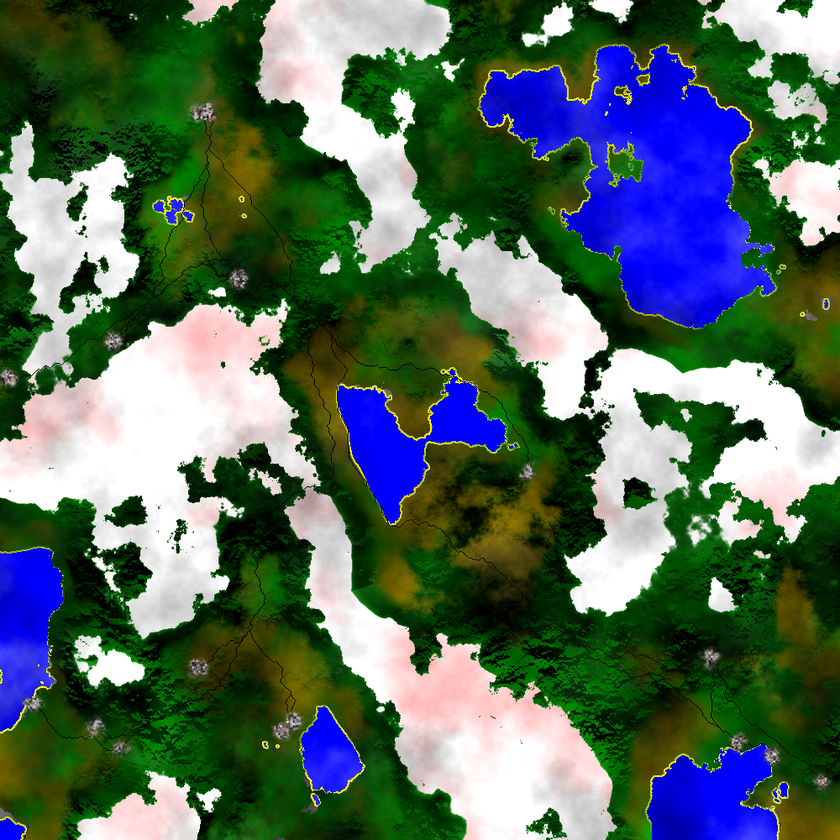
#> input picture 2D/bin/texture_finale.png, 840 x 840 px, shrunk from 1000 x 1000 before the run
$ python Interpolation2.py
#> lines starting #> are read from the running program, lines starting #| are printed output that depends on the picture; after the words box and inside, x2 and y2 are one past the last pixel; in counts of white or black regions, pixels touching at a corner belong together
### 2D/bin/plaquage/Interpolation.py
import cv2
import numpy as np
import matplotlib.pyplot as plt
from numpy.core.fromnumeric import shape
from scipy import interpolate,ndimage,sparse,stats

def create_background(patch_background_elem,l,L):
    """ Creer le background de taille l*L a partir du un patch de texture

    Args:
        patch_background_elem (numpy.ndarray): patch de texture
        l (int): taille en ligne
        L (int): taille en colonne

    Returns:
        numpy.ndarray: l'environnement creer
    """
    ###### Creation du background
    patch_colonne = np.copy(patch_background_elem)
    for i in range(L):
        patch_colonne = np.concatenate((patch_colonne,patch_background_elem),axis=0)

    environnement = np.copy(patch_colonne)
    for i in range(l):
        environnement = np.concatenate((environnement,patch_colonne),axis=1)
    return environnement

# [18 lines left out: function selection_chemin, not called in this run]

def selection_chemin2(chemin,environnement):
    """Selection interactif de points

    Args:
        environnement (numpy.ndarray): background
        max_longeur_chemin (int): taille maximal avant l'arret interactif

    Returns:
        List[Tuple[float,float]]: points-> points selectionner
        Figure                  : fig -> figure
        SubplotBase             : ax -> ax de la figure
    """
    fig  = plt.figure(figsize=(13, 7), dpi=150)
    ax = plt.subplot(1,2,1)
    ax.set_title('Selection du chemin')
    ax.imshow(environnement,origin='lower')
    chemins = chemin[:,:,0]
    points = np.argwhere(np.transpose(chemins) == 255)
    points = list(map(tuple,points))
    return points,fig,ax

# [18 lines left out: function interpolation_Splines, not called in this run]

def limite_changer(Chemin_lim,Cercle_index,l,L):
    xlim_d      = Chemin_lim[0].start
    xcercle_d   = Cercle_index[0].start
    xlim_g      = Chemin_lim[0].stop
    xcercle_g   = Cercle_index[0].stop
    ylim_d      = Chemin_lim[1].start
    ycercle_d   = Cercle_index[1].start
    ylim_g      = Chemin_lim[1].stop
    ycercle_g   = Cercle_index[1].stop
    if (Chemin_lim[0].start < 0):
        xcercle_d = -Chemin_lim[0].start
        xlim_d = 0
    if (Chemin_lim[0].stop >= l):
        xcercle_g = Cercle_index[0].stop - (Chemin_lim[0].stop - (l-1))
        xlim_g = l-1
    if (Chemin_lim[1].start < 0):
        ycercle_d = -Chemin_lim[1].start
        ylim_d = 0
    if (Chemin_lim[1].stop >= L):
        ycercle_g = Cercle_index[1].stop - (Chemin_lim[1].stop - (L-1))
        ylim_g = L-1
    return tuple([slice(xlim_d,xlim_g,None),slice(ylim_d,ylim_g,None)]),tuple([slice(xcercle_d,xcercle_g,None),slice(ycercle_d,ycercle_g,None)])

# [33 lines left out: function largeur_R_chemin, not called in this run]

def largeur_R_chemin2(Taille_chemin,environnement,chemin):
    """Creation d'un masque en fonction d'un chemin dans un environnemment

    Args:
        Taille_chemin (int): Taille du chemin voulue en pixels
        environnement (numpy.ndarray): environnement :TODO -> juste mettre la taille
        chemin (List[tuple[float,float]]): Points du chemin

    Returns:
        bsr_matrix: Masque contenant des 1 la où il y a le chemin et 0 sinon
    """
    nbPoint = len(chemin)
    x=np.arange(-Taille_chemin,Taille_chemin+1,1)
    X,Y = np.meshgrid(x,x)
    # Forme autour du points à appliquer
    cercle = X*X+Y*Y < Taille_chemin*Taille_chemin
    #Limite
    [maskl,maskL,_] = environnement.shape

    mask = np.zeros((maskl,maskL))
    for i in range(nbPoint):

        yc = round(chemin[i][0])
        xc = round(chemin[i][1])

        # Verification limite
        Chemin_lim = [slice(xc-Taille_chemin,xc+Taille_chemin+1,None),slice(yc-Taille_chemin,yc+Taille_chemin+1,None)]
        Cercle_index = [slice(0,2*Taille_chemin+1),slice(0,2*Taille_chemin+1)]
        Chemin_lim,Cercle_index = limite_changer(Chemin_lim,Cercle_index,maskl,maskL)
        # Application du masque
        mask[Chemin_lim][cercle[Cercle_index]] = 1
    mask_bsr = sparse.bsr_matrix(mask)
    return mask_bsr

### 2D/bin/Interpolation2.py
import cv2
import numpy as np
import matplotlib.pyplot as plt
from numpy.core.fromnumeric import shape
from scipy import interpolate,ndimage,sparse

from plaquage.Interpolation import create_background,selection_chemin2,largeur_R_chemin2
## Reference du background
patch_background_elem = cv2.imread("texture_finale.png")
#> patch_background_elem is the input picture: shape (840, 840, 3); mean B, G, R 93.1, 106, 83.7
patch_background_elem = cv2.cvtColor(patch_background_elem, cv2.COLOR_BGR2RGB)
Taille_chemin = 5
chemins = cv2.imread("routes.png")
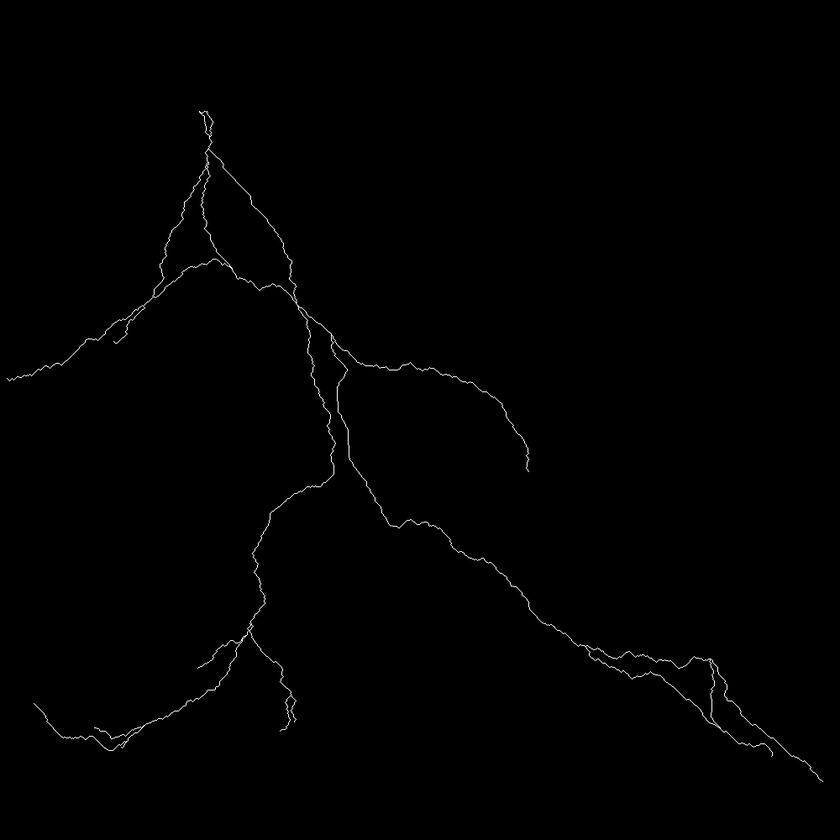
#> input picture 2D/bin/routes.png, 840 x 840 px, shrunk from 1000 x 1000 before the run
#> chemins is the input picture: shape (840, 840, 3); min 0, max 255, mean 1.1
chemins = cv2.cvtColor(chemins, cv2.COLOR_BGR2RGB)
L = 0 #Largeur
l = 0 #Longeur
max_longeur_chemin = 200
nbPoint = 200
######## Taille de patch de background ########
environnement = create_background(patch_background_elem,l,L)
###### Selection des points
points,fig,ax = selection_chemin2(chemins,environnement)
#> in selection_chemin2, `points = np.argwhere(np.transpose(chemins) == 255)`: points = [[126, 741], [142, 727], [200, 112], [298, 306], [719, 727]]
#> in selection_chemin2, `points = list(map(tuple,points))`: points = [(126, 741), (142, 727), (200, 112), (298, 306), (719, 727)]
###### Interpolation du chemin
chemin = points
#> chemin has the same summary as points in selection_chemin2
###### Creation Mask
mask_bsr = largeur_R_chemin2(Taille_chemin,environnement,chemin)
#> in largeur_R_chemin2, `nbPoint = len(chemin)`: nbPoint = 5
#> the loop in largeur_R_chemin2, `for i in range(nbPoint): ` made 5 passes
#> (yc, xc) on passes 1 to 5: (126, 741), (142, 727), (200, 112), (298, 306), (719, 727)
#> after the loop in largeur_R_chemin2, `for i in range(nbPoint):`:
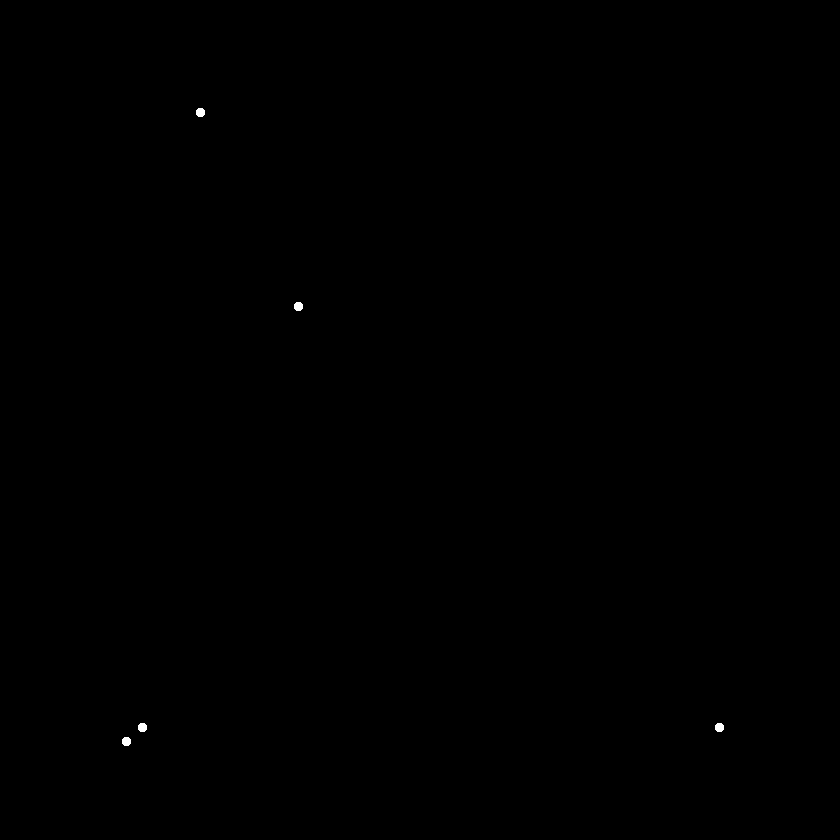
#> mask: shape (840, 840) float64; values 0 (black) and 1 (white), 0.05% white; 5 white regions, box (x1, y1, x2, y2) and area: (196, 108, 205, 117) 69, (294, 302, 303, 311) 69, (138, 723, 147, 732) 69, (715, 723, 724, 732) 69, (122, 737, 131, 746) 69
sparse.save_npz("arraySave/MaskChemin",mask_bsr)
cv2.imwrite("arraySave/environnement.jpg", environnement)

### Retour graphique
pointx = np.asarray(points)[:,0]
#> pointx = [126, 142, 200, 298, 719]
pointy = np.asarray(points)[:,1]
#> pointy = [741, 727, 112, 306, 727]
ax.scatter(pointx,pointy,color='r')
ax2 =plt.subplot(1,2,2)
ax2.imshow(mask_bsr.toarray(),cmap='gray', vmin = 0, vmax = 1,origin='lower')
ax2.set_title("Masque de placement des pierres")
plt.savefig("../Resultat/Interpolation/chemin.png")
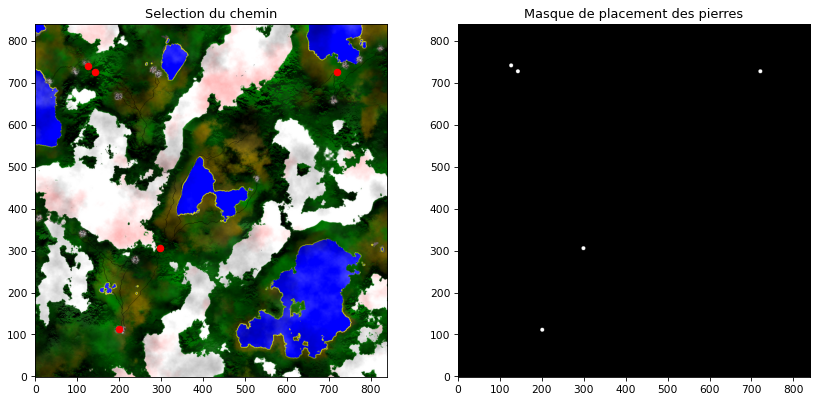
#> figure drawn by matplotlib, 2 panels
plt.show()
